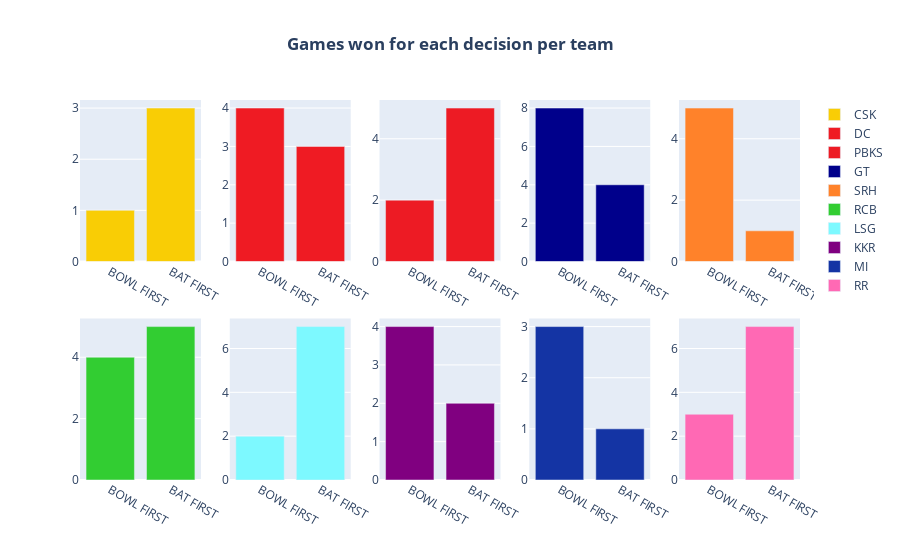

The cell this chart's notebook holds for it:
### Code cell
fig = make_subplots(rows=2,cols=5)
row,col = 1,1
for team,decision in team_win_split.items():
    labels = list(decision.keys())
    values_games_won = list(decision.values())
    
    fig.add_trace(go.Bar(x=labels,y=values_games_won,marker=dict(color = team_colors[team]),name=team),row=row,col=col)
    col+=1
    if col>5:
        col = 1
        row = 2
fig.update_layout(title_text='<b>Games won for each decision per team</b>',title_x=0.5)
fig.show()

### Figure 1 — Plotly figure (JSON) as saved in the notebook; plotly's stock layout.template omitted (floating-point values rounded to 4 significant figures)
{"data": [{"marker": {"color": "#F9CD05"}, "name": "CSK", "x": ["BOWL FIRST", "BAT FIRST"], "y": [1, 3], "type": "bar", "xaxis": "x", "yaxis": "y"}, {"marker": {"color": "#EF1B23"}, "name": "DC", "x": ["BOWL FIRST", "BAT FIRST"], "y": [4, 3], "type": "bar", "xaxis": "x2", "yaxis": "y2"}, {"marker": {"color": "#ED1B24"}, "name": "PBKS", "x": ["BOWL FIRST", "BAT FIRST"], "y": [2, 5], "type": "bar", "xaxis": "x3", "yaxis": "y3"}, {"marker": {"color": "#00008B"}, "name": "GT", "x": ["BOWL FIRST", "BAT FIRST"], "y": [8, 4], "type": "bar", "xaxis": "x4", "yaxis": "y4"}, {"marker": {"color": "#FF822A"}, "name": "SRH", "x": ["BOWL FIRST", "BAT FIRST"], "y": [5, 1], "type": "bar", "xaxis": "x5", "yaxis": "y5"}, {"marker": {"color": "#32CD32"}, "name": "RCB", "x": ["BOWL FIRST", "BAT FIRST"], "y": [4, 5], "type": "bar", "xaxis": "x6", "yaxis": "y6"}, {"marker": {"color": "#7DF9FF"}, "name": "LSG", "x": ["BOWL FIRST", "BAT FIRST"], "y": [2, 7], "type": "bar", "xaxis": "x7", "yaxis": "y7"}, {"marker": {"color": "#800080"}, "name": "KKR", "x": ["BOWL FIRST", "BAT FIRST"], "y": [4, 2], "type": "bar", "xaxis": "x8", "yaxis": "y8"}, {"marker": {"color": "#1434A4"}, "name": "MI", "x": ["BOWL FIRST", "BAT FIRST"], "y": [3, 1], "type": "bar", "xaxis": "x9", "yaxis": "y9"}, {"marker": {"color": "#FF69B4"}, "name": "RR", "x": ["BOWL FIRST", "BAT FIRST"], "y": [3, 7], "type": "bar", "xaxis": "x10", "yaxis": "y10"}], "layout": {"xaxis": {"anchor": "y", "domain": [0, 0.168], "type": "category", "range": [-0.5, 1.5], "autorange": true}, "yaxis": {"anchor": "x", "domain": [0.575, 1], "type": "linear", "range": [0, 3.158], "autorange": true}, "xaxis2": {"anchor": "y2", "domain": [0.208, 0.376], "type": "category", "range": [-0.5, 1.5], "autorange": true}, "yaxis2": {"anchor": "x2", "domain": [0.575, 1], "type": "linear", "range": [0, 4.211], "autorange": true}, "xaxis3": {"anchor": "y3", "domain": [0.416, 0.584], "type": "category", "range": [-0.5, 1.5], "autorange": true}, "yaxis3": {"anchor": "x3", "domain": [0.575, 1], "type": "linear", "range": [0, 5.263], "autorange": true}, "xaxis4": {"anchor": "y4", "domain": [0.624, 0.792], "type": "category", "range": [-0.5, 1.5], "autorange": true}, "yaxis4": {"anchor": "x4", "domain": [0.575, 1], "type": "linear", "range": [0, 8.421], "autorange": true}, "xaxis5": {"anchor": "y5", "domain": [0.832, 1], "type": "category", "range": [-0.5, 1.5], "autorange": true}, "yaxis5": {"anchor": "x5", "domain": [0.575, 1], "type": "linear", "range": [0, 5.263], "autorange": true}, "xaxis6": {"anchor": "y6", "domain": [0, 0.168], "type": "category", "range": [-0.5, 1.5], "autorange": true}, "yaxis6": {"anchor": "x6", "domain": [0, 0.425], "type": "linear", "range": [0, 5.263], "autorange": true}, "xaxis7": {"anchor": "y7", "domain": [0.208, 0.376], "type": "category", "range": [-0.5, 1.5], "autorange": true}, "yaxis7": {"anchor": "x7", "domain": [0, 0.425], "type": "linear", "range": [0, 7.368], "autorange": true}, "xaxis8": {"anchor": "y8", "domain": [0.416, 0.584], "type": "category", "range": [-0.5, 1.5], "autorange": true}, "yaxis8": {"anchor": "x8", "domain": [0, 0.425], "type": "linear", "range": [0, 4.211], "autorange": true}, "xaxis9": {"anchor": "y9", "domain": [0.624, 0.792], "type": "category", "range": [-0.5, 1.5], "autorange": true}, "yaxis9": {"anchor": "x9", "domain": [0, 0.425], "type": "linear", "range": [0, 3.158], "autorange": true}, "xaxis10": {"anchor": "y10", "domain": [0.832, 1], "type": "category", "range": [-0.5, 1.5], "autorange": true}, "yaxis10": {"anchor": "x10", "domain": [0, 0.425], "type": "linear", "range": [0, 7.368], "autorange": true}, "title": {"text": "<b>Games won for each decision per team</b>", "x": 0.5}, "autosize": true}}
